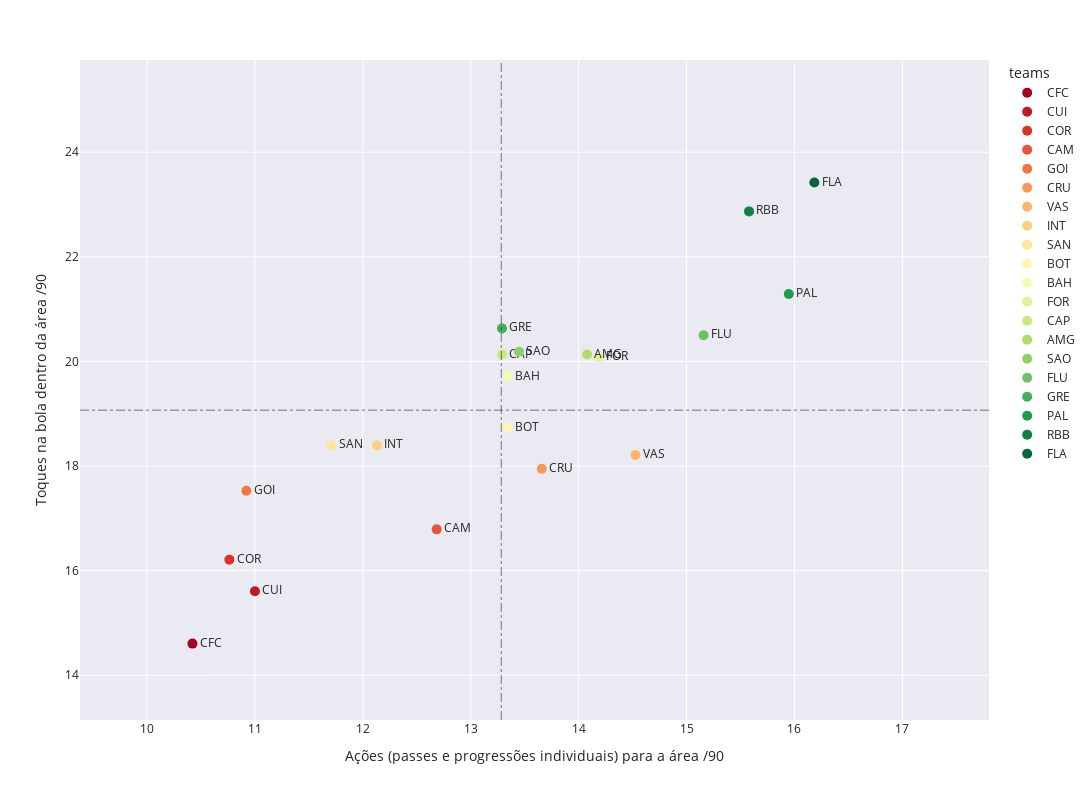

The notebook cell saved with this chart:
### Markdown cell above
### **OVERALL**

### Code cell
atk_teams = atk.sort_values(by='Touches in Penalty Area per 90', ascending=True).reset_index(drop=True)

scatter_chart(atk_teams, 'Touches to Penalty Area per 90', 'Touches in Penalty Area per 90', legenda='teams', data_labels='teams',
 x_title='Ações (passes e progressões individuais) para a área /90' , hline=True, y_title='Toques na bola dentro da área /90')

### Figure 1 — Plotly figure (JSON) as saved in the notebook; plotly's stock layout.template omitted (floating-point values rounded to 4 significant figures)
{"data": [{"hovertemplate": "teams=%{text}<br>Touches to Penalty Area per 90=%{x}<br>Touches in Penalty Area per 90=%{y}<extra></extra>", "legendgroup": "CFC", "marker": {"color": "rgb(165, 0, 38)", "size": 10, "symbol": "circle"}, "mode": "markers+text", "name": "CFC", "orientation": "v", "showlegend": true, "text": ["CFC"], "textposition": "middle right", "type": "scatter", "x": [10.42], "xaxis": "x", "y": [14.61], "yaxis": "y"}, {"hovertemplate": "teams=%{text}<br>Touches to Penalty Area per 90=%{x}<br>Touches in Penalty Area per 90=%{y}<extra></extra>", "legendgroup": "CUI", "marker": {"color": "rgb(191, 25, 39)", "size": 10, "symbol": "circle"}, "mode": "markers+text", "name": "CUI", "orientation": "v", "showlegend": true, "text": ["CUI"], "textposition": "middle right", "type": "scatter", "x": [11], "xaxis": "x", "y": [15.61], "yaxis": "y"}, {"hovertemplate": "teams=%{text}<br>Touches to Penalty Area per 90=%{x}<br>Touches in Penalty Area per 90=%{y}<extra></extra>", "legendgroup": "COR", "marker": {"color": "rgb(217, 51, 40)", "size": 10, "symbol": "circle"}, "mode": "markers+text", "name": "COR", "orientation": "v", "showlegend": true, "text": ["COR"], "textposition": "middle right", "type": "scatter", "x": [10.76], "xaxis": "x", "y": [16.21], "yaxis": "y"}, {"hovertemplate": "teams=%{text}<br>Touches to Penalty Area per 90=%{x}<br>Touches in Penalty Area per 90=%{y}<extra></extra>", "legendgroup": "CAM", "marker": {"color": "rgb(232, 83, 55)", "size": 10, "symbol": "circle"}, "mode": "markers+text", "name": "CAM", "orientation": "v", "showlegend": true, "text": ["CAM"], "textposition": "middle right", "type": "scatter", "x": [12.68], "xaxis": "x", "y": [16.79], "yaxis": "y"}, {"hovertemplate": "teams=%{text}<br>Touches to Penalty Area per 90=%{x}<br>Touches in Penalty Area per 90=%{y}<extra></extra>", "legendgroup": "GOI", "marker": {"color": "rgb(245, 116, 70)", "size": 10, "symbol": "circle"}, "mode": "markers+text", "name": "GOI", "orientation": "v", "showlegend": true, "text": ["GOI"], "textposition": "middle right", "type": "scatter", "x": [10.92], "xaxis": "x", "y": [17.53], "yaxis": "y"}, {"hovertemplate": "teams=%{text}<br>Touches to Penalty Area per 90=%{x}<br>Touches in Penalty Area per 90=%{y}<extra></extra>", "legendgroup": "CRU", "marker": {"color": "rgb(250, 150, 86)", "size": 10, "symbol": "circle"}, "mode": "markers+text", "name": "CRU", "orientation": "v", "showlegend": true, "text": ["CRU"], "textposition": "middle right", "type": "scatter", "x": [13.66], "xaxis": "x", "y": [17.95], "yaxis": "y"}, {"hovertemplate": "teams=%{text}<br>Touches to Penalty Area per 90=%{x}<br>Touches in Penalty Area per 90=%{y}<extra></extra>", "legendgroup": "VAS", "marker": {"color": "rgb(253, 182, 104)", "size": 10, "symbol": "circle"}, "mode": "markers+text", "name": "VAS", "orientation": "v", "showlegend": true, "text": ["VAS"], "textposition": "middle right", "type": "scatter", "x": [14.53], "xaxis": "x", "y": [18.21], "yaxis": "y"}, {"hovertemplate": "teams=%{text}<br>Touches to Penalty Area per 90=%{x}<br>Touches in Penalty Area per 90=%{y}<extra></extra>", "legendgroup": "INT", "marker": {"color": "rgb(254, 208, 126)", "size": 10, "symbol": "circle"}, "mode": "markers+text", "name": "INT", "orientation": "v", "showlegend": true, "text": ["INT"], "textposition": "middle right", "type": "scatter", "x": [12.13], "xaxis": "x", "y": [18.39], "yaxis": "y"}, {"hovertemplate": "teams=%{text}<br>Touches to Penalty Area per 90=%{x}<br>Touches in Penalty Area per 90=%{y}<extra></extra>", "legendgroup": "SAN", "marker": {"color": "rgb(254, 231, 150)", "size": 10, "symbol": "circle"}, "mode": "markers+text", "name": "SAN", "orientation": "v", "showlegend": true, "text": ["SAN"], "textposition": "middle right", "type": "scatter", "x": [11.71], "xaxis": "x", "y": [18.39], "yaxis": "y"}, {"hovertemplate": "teams=%{text}<br>Touches to Penalty Area per 90=%{x}<br>Touches in Penalty Area per 90=%{y}<extra></extra>", "legendgroup": "BOT", "marker": {"color": "rgb(255, 247, 177)", "size": 10, "symbol": "circle"}, "mode": "markers+text", "name": "BOT", "orientation": "v", "showlegend": true, "text": ["BOT"], "textposition": "middle right", "type": "scatter", "x": [13.34], "xaxis": "x", "y": [18.74], "yaxis": "y"}, {"hovertemplate": "teams=%{text}<br>Touches to Penalty Area per 90=%{x}<br>Touches in Penalty Area per 90=%{y}<extra></extra>", "legendgroup": "BAH", "marker": {"color": "rgb(245, 251, 177)", "size": 10, "symbol": "circle"}, "mode": "markers+text", "name": "BAH", "orientation": "v", "showlegend": true, "text": ["BAH"], "textposition": "middle right", "type": "scatter", "x": [13.34], "xaxis": "x", "y": [19.71], "yaxis": "y"}, {"hovertemplate": "teams=%{text}<br>Touches to Penalty Area per 90=%{x}<br>Touches in Penalty Area per 90=%{y}<extra></extra>", "legendgroup": "FOR", "marker": {"color": "rgb(225, 242, 150)", "size": 10, "symbol": "circle"}, "mode": "markers+text", "name": "FOR", "orientation": "v", "showlegend": true, "text": ["FOR"], "textposition": "middle right", "type": "scatter", "x": [14.18], "xaxis": "x", "y": [20.08], "yaxis": "y"}, {"hovertemplate": "teams=%{text}<br>Touches to Penalty Area per 90=%{x}<br>Touches in Penalty Area per 90=%{y}<extra></extra>", "legendgroup": "CAP", "marker": {"color": "rgb(201, 232, 129)", "size": 10, "symbol": "circle"}, "mode": "markers+text", "name": "CAP", "orientation": "v", "showlegend": true, "text": ["CAP"], "textposition": "middle right", "type": "scatter", "x": [13.29], "xaxis": "x", "y": [20.13], "yaxis": "y"}, {"hovertemplate": "teams=%{text}<br>Touches to Penalty Area per 90=%{x}<br>Touches in Penalty Area per 90=%{y}<extra></extra>", "legendgroup": "AMG", "marker": {"color": "rgb(174, 220, 111)", "size": 10, "symbol": "circle"}, "mode": "markers+text", "name": "AMG", "orientation": "v", "showlegend": true, "text": ["AMG"], "textposition": "middle right", "type": "scatter", "x": [14.08], "xaxis": "x", "y": [20.13], "yaxis": "y"}, {"hovertemplate": "teams=%{text}<br>Touches to Penalty Area per 90=%{x}<br>Touches in Penalty Area per 90=%{y}<extra></extra>", "legendgroup": "SAO", "marker": {"color": "rgb(142, 207, 103)", "size": 10, "symbol": "circle"}, "mode": "markers+text", "name": "SAO", "orientation": "v", "showlegend": true, "text": ["SAO"], "textposition": "middle right", "type": "scatter", "x": [13.45], "xaxis": "x", "y": [20.18], "yaxis": "y"}, {"hovertemplate": "teams=%{text}<br>Touches to Penalty Area per 90=%{x}<br>Touches in Penalty Area per 90=%{y}<extra></extra>", "legendgroup": "FLU", "marker": {"color": "rgb(109, 192, 100)", "size": 10, "symbol": "circle"}, "mode": "markers+text", "name": "FLU", "orientation": "v", "showlegend": true, "text": ["FLU"], "textposition": "middle right", "type": "scatter", "x": [15.16], "xaxis": "x", "y": [20.5], "yaxis": "y"}, {"hovertemplate": "teams=%{text}<br>Touches to Penalty Area per 90=%{x}<br>Touches in Penalty Area per 90=%{y}<extra></extra>", "legendgroup": "GRE", "marker": {"color": "rgb(70, 173, 91)", "size": 10, "symbol": "circle"}, "mode": "markers+text", "name": "GRE", "orientation": "v", "showlegend": true, "text": ["GRE"], "textposition": "middle right", "type": "scatter", "x": [13.29], "xaxis": "x", "y": [20.63], "yaxis": "y"}, {"hovertemplate": "teams=%{text}<br>Touches to Penalty Area per 90=%{x}<br>Touches in Penalty Area per 90=%{y}<extra></extra>", "legendgroup": "PAL", "marker": {"color": "rgb(30, 154, 81)", "size": 10, "symbol": "circle"}, "mode": "markers+text", "name": "PAL", "orientation": "v", "showlegend": true, "text": ["PAL"], "textposition": "middle right", "type": "scatter", "x": [15.95], "xaxis": "x", "y": [21.29], "yaxis": "y"}, {"hovertemplate": "teams=%{text}<br>Touches to Penalty Area per 90=%{x}<br>Touches in Penalty Area per 90=%{y}<extra></extra>", "legendgroup": "RBB", "marker": {"color": "rgb(14, 129, 68)", "size": 10, "symbol": "circle"}, "mode": "markers+text", "name": "RBB", "orientation": "v", "showlegend": true, "text": ["RBB"], "textposition": "middle right", "type": "scatter", "x": [15.58], "xaxis": "x", "y": [22.87], "yaxis": "y"}, {"hovertemplate": "teams=%{text}<br>Touches to Penalty Area per 90=%{x}<br>Touches in Penalty Area per 90=%{y}<extra></extra>", "legendgroup": "FLA", "marker": {"color": "rgb(0, 104, 55)", "size": 10, "symbol": "circle"}, "mode": "markers+text", "name": "FLA", "orientation": "v", "showlegend": true, "text": ["FLA"], "textposition": "middle right", "type": "scatter", "x": [16.18], "xaxis": "x", "y": [23.42], "yaxis": "y"}], "layout": {"height": 800, "legend": {"title": {"text": "teams"}, "tracegroupgap": 0}, "margin": {"t": 60}, "shapes": [{"line": {"color": "black", "dash": "dashdot", "width": 1}, "type": "line", "x0": 0, "x1": 1, "xref": "x domain", "y0": 19.07, "y1": 19.07, "yref": "y"}, {"line": {"color": "black", "dash": "dashdot", "width": 1}, "type": "line", "x0": 13.28, "x1": 13.28, "xref": "x", "y0": 0, "y1": 1, "yref": "y domain"}], "title": {"font": {"size": 20}, "text": "", "yref": "container"}, "width": 1500, "xaxis": {"anchor": "y", "domain": [0, 1], "range": [9.379, 17.8], "title": {"text": "Ações (passes e progressões individuais) para a área /90"}}, "yaxis": {"anchor": "x", "domain": [0, 1], "range": [13.14, 25.76], "title": {"text": "Toques na bola dentro da área /90"}}}}
